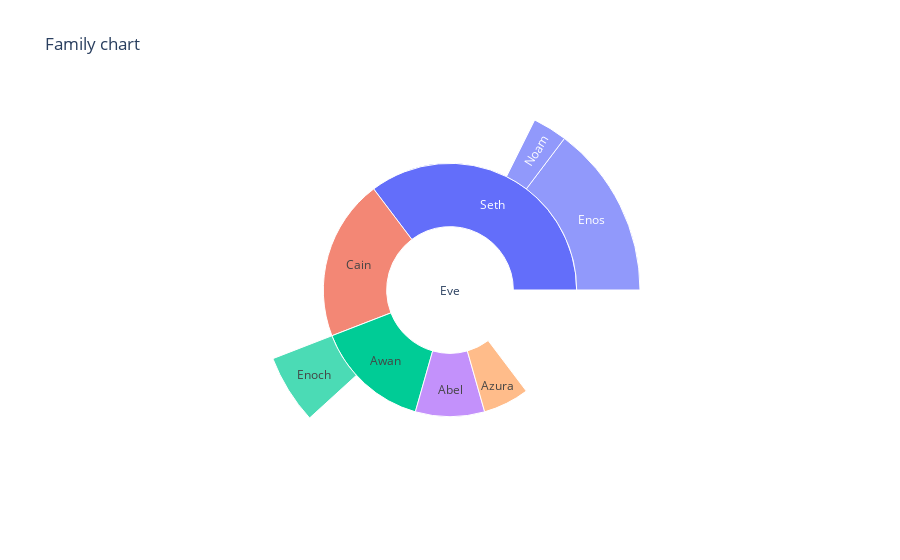

Notebook source saved alongside this figure:
### Code cell
#Create a dictionary having a set of people represented by a character array and the parents of these characters represented in another
## array and the values are the values associated to the vectors.
data = dict(
    character=["Eve", "Cain", "Seth", "Enos", "Noam", "Abel", "Awan", "Enoch", "Azura"],
    parent=["", "Eve", "Eve", "Seth", "Seth", "Eve", "Eve", "Awan", "Eve" ],
    value=[10, 14, 12, 10, 2, 6, 6, 4, 4])

fig = px.sunburst(
    data,
    names='character',
    parents='parent',
    values='value',
    title="Family chart"
)
fig.show()

### Figure 1 — Plotly figure (JSON) as saved in the notebook; plotly's stock layout.template omitted (floating-point values rounded to 4 significant figures)
{"data": [{"domain": {"x": [0, 1], "y": [0, 1]}, "hovertemplate": "character=%{label}<br>value=%{value}<br>parent=%{parent}<extra></extra>", "labels": ["Eve", "Cain", "Seth", "Enos", "Noam", "Abel", "Awan", "Enoch", "Azura"], "name": "", "parents": ["", "Eve", "Eve", "Seth", "Seth", "Eve", "Eve", "Awan", "Eve"], "type": "sunburst", "values": [10, 14, 12, 10, 2, 6, 6, 4, 4]}], "layout": {"autosize": true, "legend": {"tracegroupgap": 0}, "title": {"text": "Family chart"}}}
